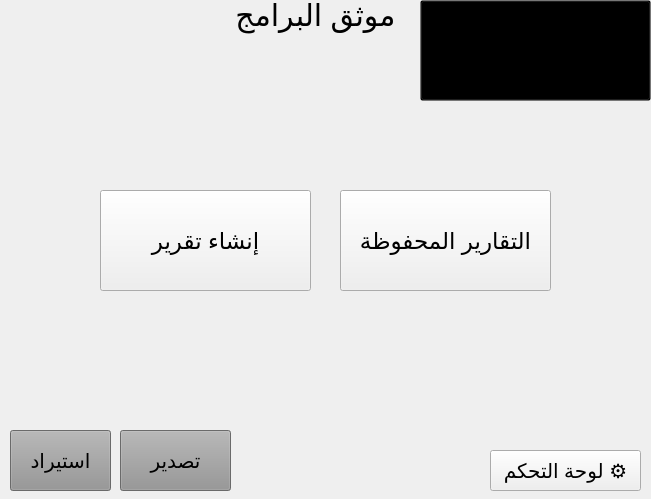
<?xml version="1.0" encoding="UTF-8"?>
<ui version="4.0">
 <class>Form</class>
 <widget class="QWidget" name="Form">
  <property name="geometry">
   <rect>
    <x>0</x>
    <y>0</y>
    <width>651</width>
    <height>499</height>
   </rect>
  </property>
  <property name="windowTitle">
   <string>Form</string>
  </property>
  <widget class="QLabel" name="label">
   <property name="geometry">
    <rect>
     <x>-60</x>
     <y>-10</y>
     <width>751</width>
     <height>51</height>
    </rect>
   </property>
   <property name="font">
    <font>
     <pointsize>-1</pointsize>
    </font>
   </property>
   <property name="layoutDirection">
    <enum>Qt::LeftToRight</enum>
   </property>
   <property name="styleSheet">
    <string notr="true">font-size:30px;</string>
   </property>
   <property name="text">
    <string>موثق البرامج</string>
   </property>
   <property name="alignment">
    <set>Qt::AlignCenter</set>
   </property>
  </widget>
  <widget class="QPushButton" name="savedReports">
   <property name="geometry">
    <rect>
     <x>340</x>
     <y>190</y>
     <width>211</width>
     <height>101</height>
    </rect>
   </property>
   <property name="font">
    <font>
     <pointsize>17</pointsize>
    </font>
   </property>
   <property name="text">
    <string>التقارير المحفوظة</string>
   </property>
  </widget>
  <widget class="QPushButton" name="createReports">
   <property name="geometry">
    <rect>
     <x>100</x>
     <y>190</y>
     <width>211</width>
     <height>101</height>
    </rect>
   </property>
   <property name="font">
    <font>
     <pointsize>17</pointsize>
    </font>
   </property>
   <property name="text">
    <string>إنشاء تقرير</string>
   </property>
  </widget>
  <widget class="QPushButton" name="ControlPanel">
   <property name="geometry">
    <rect>
     <x>490</x>
     <y>450</y>
     <width>151</width>
     <height>41</height>
    </rect>
   </property>
   <property name="font">
    <font>
     <pointsize>15</pointsize>
    </font>
   </property>
   <property name="text">
    <string>لوحة التحكم ⚙️</string>
   </property>
  </widget>
  <widget class="QPushButton" name="companyLogo">
   <property name="geometry">
    <rect>
     <x>420</x>
     <y>0</y>
     <width>231</width>
     <height>101</height>
    </rect>
   </property>
   <property name="styleSheet">
    <string notr="true">font-size:20px;
qproperty-icon:url(&quot;companyLogo.png&quot;);
qproperty-iconSize:231px 300px;
background-color:transparent;</string>
   </property>
   <property name="text">
    <string/>
   </property>
  </widget>
  <widget class="QLabel" name="label_2">
   <property name="geometry">
    <rect>
     <x>-110</x>
     <y>-20</y>
     <width>381</width>
     <height>181</height>
    </rect>
   </property>
   <property name="styleSheet">
    <string notr="true">font-size:20px</string>
   </property>
   <property name="text">
    <string/>
   </property>
   <property name="pixmap">
    <pixmap>MyLogo.png</pixmap>
   </property>
   <property name="scaledContents">
    <bool>true</bool>
   </property>
  </widget>
  <widget class="QPushButton" name="importDb">
   <property name="geometry">
    <rect>
     <x>10</x>
     <y>430</y>
     <width>101</width>
     <height>61</height>
    </rect>
   </property>
   <property name="styleSheet">
    <string notr="true">font-size:20px;
qproperty-icon:url(&quot;importDb.png&quot;);
qproperty-iconSize:90px 38px;
background-color:rgb(148, 148, 148);</string>
   </property>
   <property name="text">
    <string>استيراد</string>
   </property>
  </widget>
  <widget class="QPushButton" name="exportDb">
   <property name="geometry">
    <rect>
     <x>120</x>
     <y>430</y>
     <width>111</width>
     <height>61</height>
    </rect>
   </property>
   <property name="styleSheet">
    <string notr="true">font-size:20px;
qproperty-icon:url(&quot;dbExport.png&quot;);
qproperty-iconSize:100px 50px;
background-color:rgb(148, 148, 148);</string>
   </property>
   <property name="text">
    <string>تصدير</string>
   </property>
  </widget>
 </widget>
 <resources/>
 <connections/>
</ui>
